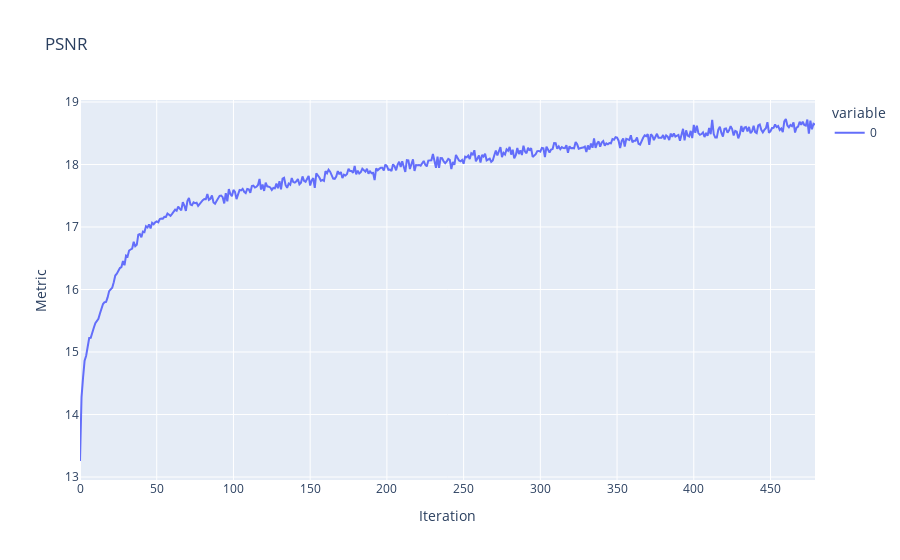

Source (notebook cell):
### Code cell
import plotly.express as px

fig = px.line(lst, title='PSNR', labels={"value": "Metric", "index" : "Iteration"})
fig.show()

### Figure 1 — Plotly figure (JSON) as saved in the notebook; plotly's stock layout.template omitted (floating-point values rounded to 4 significant figures; data arrays with more than 128 entries replaced by an {"elided": "..."} marker saying what was removed)
{"data": [{"hovertemplate": "variable=0<br>Iteration=%{x}<br>Metric=%{y}<extra></extra>", "legendgroup": "0", "line": {"color": "#636efa", "dash": "solid"}, "marker": {"symbol": "circle"}, "mode": "lines", "name": "0", "orientation": "v", "showlegend": true, "type": "scatter", "x": {"elided": "480 int values"}, "xaxis": "x", "y": {"elided": "480 float values"}, "yaxis": "y"}], "layout": {"autosize": true, "legend": {"title": {"text": "variable"}, "tracegroupgap": 0}, "title": {"text": "PSNR"}, "xaxis": {"anchor": "y", "autorange": true, "domain": [0, 1], "range": [0, 479], "title": {"text": "Iteration"}, "type": "linear"}, "yaxis": {"anchor": "x", "autorange": true, "domain": [0, 1], "range": [12.95, 19.03], "title": {"text": "Metric"}, "type": "linear"}}}
